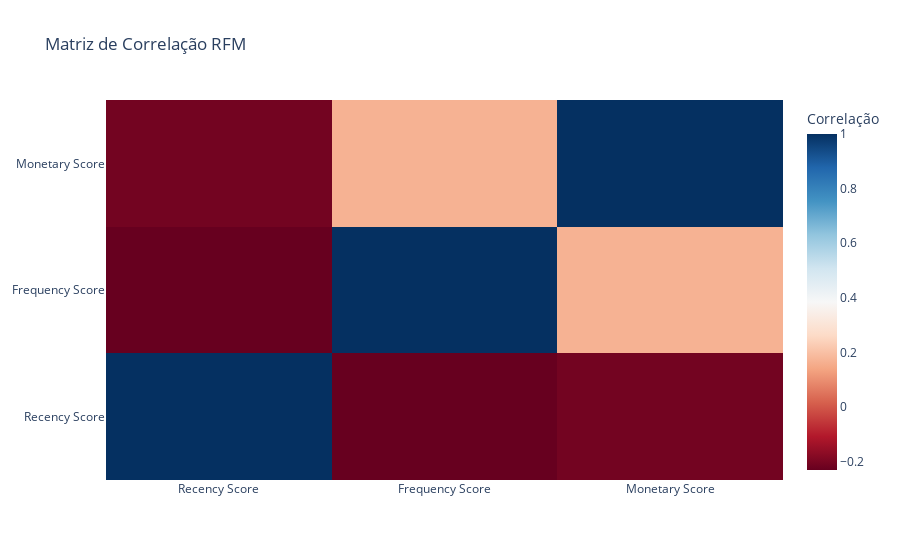

The code cell stored with this chart in its notebook:
### Markdown cell above
# Correlação entre as Pontuações RFM no Segmento VIP

### Code cell
correlation_matrix = vip_segment[["Recency Score", "Frequency Score", "Monetary Score"]].corr()

fig_heatmap = go.Figure(data=go.Heatmap(
    z=correlation_matrix.values,
    x=correlation_matrix.columns,
    y=correlation_matrix.columns,
    colorscale="RdBu",
    colorbar=dict(title="Correlação")
))

fig_heatmap.update_layout(title="Matriz de Correlação RFM")

fig_heatmap.show()

### Figure 1 — Plotly figure (JSON) as saved in the notebook; plotly's stock layout.template omitted (floating-point values rounded to 4 significant figures)
{"data": [{"colorbar": {"title": {"text": "Correlação"}}, "colorscale": [[0, "rgb(103,0,31)"], [0.1, "rgb(178,24,43)"], [0.2, "rgb(214,96,77)"], [0.3, "rgb(244,165,130)"], [0.4, "rgb(253,219,199)"], [0.5, "rgb(247,247,247)"], [0.6, "rgb(209,229,240)"], [0.7, "rgb(146,197,222)"], [0.8, "rgb(67,147,195)"], [0.9, "rgb(33,102,172)"], [1, "rgb(5,48,97)"]], "type": "heatmap", "x": ["Recency Score", "Frequency Score", "Monetary Score"], "y": ["Recency Score", "Frequency Score", "Monetary Score"], "z": [[1.0, -0.2309, -0.2108], [-0.2309, 1.0, 0.1691], [-0.2108, 0.1691, 1.0]]}], "layout": {"title": {"text": "Matriz de Correlação RFM"}}}
